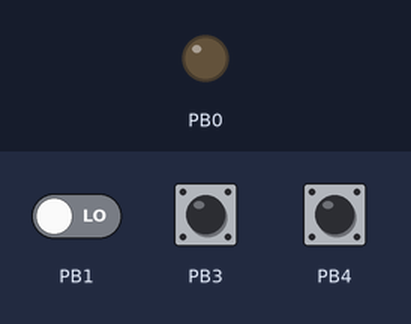
Recording of a program running on a simulated ATtiny85, built with avr-gcc and emulated at 1 MHz. Parts: output pins drawn as LEDs (lit = HIGH). The inputs (shaded band) are chosen by the test bench; at power-on: PB4 HIGH, PB1 LOW, PB3 HIGH. Sleep ends after the set time or at an interrupt.

Above: at 1.2 s.
1.3 s: PB4 pulled LOW for 0.15 s
At 1.43 s:
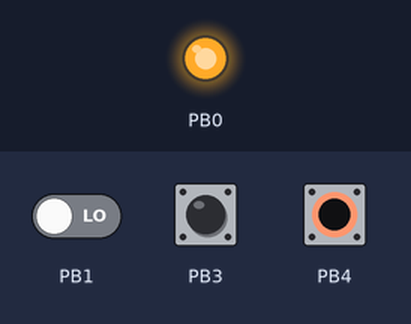
Timing chart, 0 to 10.3 s (numbered marks = the images above; inputs shaded):
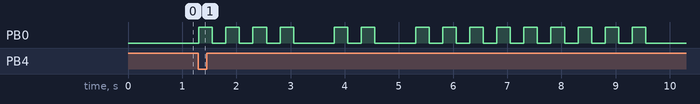

Measured:
- after the input at 1.3 s, PB0: LOW → HIGH at once, → LOW 0.25 s later, → HIGH 0.25 s later, → LOW 0.25 s later, … (30 changes in this stretch)

The program:

main.c
```c
/*
    This code makes the ATtiny85 count falling edges casued by a reed switch
    connected to PB3 (pin 2). A falling edge triggers an interrrupt which makes
    the main program loop increase the wheel revolution count in SRAM.

    It will display the wheel count by flashing an LED (on pin 5) that many
    times when a button connected to PB4 (pin 3) is pressed.

    A rising edge on pin 6 (PCINT1) triggers the wheel revolution count stored
    in SRAM to be written permanently to EEPROM.

    Uses default internal 8MHz osc with divide-by-8 prescaler to make 1MHz
    clock signal.

    Assumes reed switch is hardware debounced with a 1uF capacitor. Assumes
    pin6 is pulled-down by power supply unit digital output. Because it is a
    digital input from a digital output, no debouncing needed. If using a
    mechanical switch during testing, make sure to debounce pin6 with cap.
*/

#define F_CPU 1000000UL // used for util/delay.h
#include <avr/eeprom.h>
#include <avr/io.h>
#include <avr/interrupt.h>
#include <avr/sleep.h>
#include <util/delay.h>

// Globals used as flags by interrupt service routines
uint8_t odo_interrupt = 0;      // when another wheel revolution happens
uint8_t disp_interrupt = 0;     // when someone wants to read the odometer count
uint8_t save_interrupt = 0;     // save odo_count to eeprom when pin 6 goes high
uint32_t temp_odo = 0;          // temporary count of wheel rotations stored in SRAM
#define ODO_ADDR 0 // address of odo_count variable

// Helper functions
void doubleDabble();


int main() {
    cli();    // disable interrupts during setup

    DDRB  = 0x00;   // Set all pins to be inputs.
    PORTB = 0xFF;   // Pull-up resistors enabled.

    // Set PB0 (pin 5) as output for LED
    PORTB = PORTB & 0b11111110; // disable pull-up and output LOW
    DDRB = DDRB | (1<<PINB0);   // direction to output
    // disable pull-up on pin6 PB1
    PORTB &= 0b11111101;

    // clear pin change interrupt flag
    GIFR = 1 << PCIF; // done by writing a 1 (yes weird).

    // Set PB4, PB3 & PB1 as pin-change interrupt capable.
    GIMSK = 1 << PCIE; // enable pin-change interrupts
    PCMSK = (1 << PCINT4) | (1 << PCINT3) | (1 << PCINT1); // Mask for only PB4, PB3 & PB1

    // set sleep mode to powerdown
    MCUCR = (MCUCR & ~((1<<SM1) | (1<<SM0))) | (1<<SM1);

    // Disable Timer1, USI and ADC
    PRR = (1<<PRTIM1) | (1<<PRUSI) | (1<< PRADC);

    sei();    // Enable interrupts in status register


    for(;;) {
        // Reed switch from rotating wheel was triggered so increase temp_odo
        if(odo_interrupt) {
            temp_odo++;
            odo_interrupt = 0;
        }


        // display odo_count stored in eeprom
        if(disp_interrupt) {
            uint32_t odo_count;
            eeprom_read_block(&odo_count, ODO_ADDR, 4);  // get wheel revs
            uint8_t bcd[10]; // 32bit converts to 10 decimal digits
            doubleDabble(bcd, odo_count); // convert odo_count to BCD

            // now blink LED that many times as each BCD digit.
            uint8_t i = 0;
            uint8_t j = 0;
            /*
            	// blinks in BCD but doesnt skip leading zeros
            for(i=0; i<10; i++) {
                uint8_t blink_times = bcd[i];
                if(blink_times == 0) {
                    PORTB = PORTB | (1<<PINB0); // on
                    _delay_ms(750);
                    PORTB = PORTB & ~(1<<PINB0);    // off
                    _delay_ms(250);
                }
                for(j=0;j<blink_times; j++) {
                    PORTB = PORTB | (1<<PINB0); // on
                    _delay_ms(250);
                    PORTB = PORTB & ~(1<<PINB0);    // off
                    _delay_ms(250);
                }
                _delay_ms(250); // delay between digits
            }*/
            // blinks in BCD, skipping leading zeros
            while((i<10) && (bcd[i] == 0)) i++; // go to first non-zero digit
            if(i==10) { // all digits were zero. Still need to display 0.
                PORTB = PORTB | (1<<PINB0); // on
                _delay_ms(1000);
                PORTB = PORTB & ~(1<<PINB0);    // off
            }
            while(i<10) {   // blink for all digits onwards
                uint8_t blink_times = bcd[i];
                if(blink_times == 0) {  // long blink for zero
                    PORTB = PORTB | (1<<PINB0); // on
                    _delay_ms(1000);
                    PORTB = PORTB & ~(1<<PINB0);    // off
                    _delay_ms(250);
                }
                for(j=0; j<blink_times; j++) {
                    PORTB = PORTB | (1<<PINB0); // on
                    _delay_ms(250);
                    PORTB = PORTB & ~(1<<PINB0);    // off
                    _delay_ms(250);
                }
                _delay_ms(500); //delay between digits
                i++;
            }

            /*
            // blinks LED the raw ammount of times stored in odo_count (only while button held)
            for(uint32_t i=0; i<odo_count; i++) {   // blink LED that many times
                if((PINB & (1<<PINB4)) != 0) break;  // Stop looping if button is released.
                PORTB = PORTB | (1<<PINB0); // set HIGH
                _delay_ms(250);
                PORTB = PORTB & ~(1<<PINB0);    // set LOW
                _delay_ms(250);
            }*/
            disp_interrupt = 0;
        }


        // save temp_odo to eeprom when pin 6 goes high
        if(save_interrupt) {
            if(temp_odo != 0) {    // only save if there are new counts
                uint32_t odo_count;
                eeprom_read_block(&odo_count, ODO_ADDR, 4); // read 4 bytes
                odo_count = odo_count + temp_odo;
                temp_odo = 0;   // clear the tally
                eeprom_write_block(&odo_count, ODO_ADDR, 4);    // write 4 bytes
            }
            save_interrupt = 0;
        }


        // go to sleep
        MCUCR |= (1<<SE);   // sleep enable
        __asm__ __volatile__ ("sleep"); // volatile so it doesnt get compiled away

        // CPU will resume here after being woken from sleep
        MCUCR &= ~(1<<SE);  // clear sleep enable
    }

    return 0;
}


// Interrupt service routine for a pin change on either PB3,PB4, or PB1.
ISR(PCINT0_vect) {
    // MCUCR &= ~(1<<SE);  // clear sleep enable

    // check which pin caused the interrupt
    if((PINB & (1<<PINB3)) == 0) {    // active low
        odo_interrupt = 1;
    }
    else if ((PINB & (1<<PINB1)) != 0) {    // active high
        save_interrupt = 1;
    }
    else if((PINB & (1<<PINB4)) == 0) {   // active low
        disp_interrupt = 1;
    }

    // keep in mind that this interrupt routine will be triggered for both
    // rising and falling edges of the signals on PB4, PB3 & PB1. It is
    // assumed the inputs are well debounced and sufficiently long to stay in
    // the same state during the interrupt service. If the pin is still LOW it
    // was a falling edge. If the pin is read HIGH, it was a rising edge.   `
}


/*
    Converts 32bit binary into 10 digit BCD. The BCD only takes up 5 bytes,
    because each byte stores two BCD digits. (1 BCD digit is 4bits).
*/
void doubleDabble(uint8_t bcd[10], uint32_t binary) {
    uint8_t scratch[5] = {0,0,0,0,0};   // scratch space
    uint8_t i,j;
    uint8_t carry;

    // 32 iterations
    for(i=0; i<32; i++) {
        // check all BCD digits if above 4
        for(j=0; j<5; j++) {    // each scratch[i] contains two BCD digits
            if((scratch[j] & 0xF0) > 0x40) {  // check high digit first
                scratch[j] += 0x30; // plus 3 to high digit
            }
            if((scratch[j] & 0x0F) > 0x04) { // now check low digit
                scratch[j] += 0x03; // plus 3 to low digit
            }
        }

        // left shift everything
        carry = (binary & (0b1UL<<31)) ? 1 : 0;   // carry=1 if MSB of binary is 1
        binary <<= 1;
        for(j=5; (j--)>0; ) {
            uint8_t new_carry = (scratch[j] & 0x80) ? 1 : 0;
            scratch[j] <<= 1;
            scratch[j] |= carry;
            carry = new_carry;
        }
    }

    // unpack the BCD digits from scratch space.
    bcd[0] = scratch[0] >> 4;       // upper nibble
    bcd[1] = scratch[0] & 0x0F;     // lower nibble
    bcd[2] = scratch[1] >> 4;
    bcd[3] = scratch[1] & 0x0F;     // etc...
    bcd[4] = scratch[2] >> 4;
    bcd[5] = scratch[2] & 0x0F;
    bcd[6] = scratch[3] >> 4;
    bcd[7] = scratch[3] & 0x0F;
    bcd[8] = scratch[4] >> 4;
    bcd[9] = scratch[4] & 0x0F;
}
```
